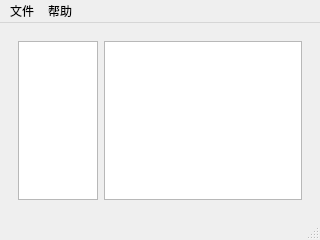
<?xml version="1.0" encoding="UTF-8"?>
<ui version="4.0">
 <class>MainWindow</class>
 <widget class="QMainWindow" name="MainWindow">
  <property name="geometry">
   <rect>
    <x>0</x>
    <y>0</y>
    <width>320</width>
    <height>240</height>
   </rect>
  </property>
  <property name="windowTitle">
   <string>MainWindow</string>
  </property>
  <widget class="QWidget" name="centralwidget">
   <layout class="QHBoxLayout" name="horizontalLayout_2">
    <item>
     <widget class="QStackedWidget" name="stackedWidget">
      <property name="currentIndex">
       <number>3</number>
      </property>
      <widget class="QWidget" name="pg_connect">
       <layout class="QHBoxLayout" name="horizontalLayout">
        <item>
         <spacer name="spacer_left">
          <property name="orientation">
           <enum>Qt::Horizontal</enum>
          </property>
          <property name="sizeHint" stdset="0">
           <size>
            <width>40</width>
            <height>20</height>
           </size>
          </property>
         </spacer>
        </item>
        <item>
         <layout class="QVBoxLayout" name="verticalLayout_2">
          <item>
           <widget class="QLabel" name="label_3">
            <property name="text">
             <string>点击下面按钮将弹出浏览器</string>
            </property>
            <property name="alignment">
             <set>Qt::AlignCenter</set>
            </property>
           </widget>
          </item>
          <item>
           <widget class="QPushButton" name="btn_connect">
            <property name="text">
             <string>连接豆瓣</string>
            </property>
           </widget>
          </item>
         </layout>
        </item>
        <item>
         <spacer name="spacer_right">
          <property name="orientation">
           <enum>Qt::Horizontal</enum>
          </property>
          <property name="sizeHint" stdset="0">
           <size>
            <width>40</width>
            <height>20</height>
           </size>
          </property>
         </spacer>
        </item>
       </layout>
      </widget>
      <widget class="QWidget" name="pg_authorize">
       <layout class="QHBoxLayout" name="horizontalLayout_3">
        <item>
         <spacer name="spacer_left_2">
          <property name="orientation">
           <enum>Qt::Horizontal</enum>
          </property>
          <property name="sizeHint" stdset="0">
           <size>
            <width>40</width>
            <height>20</height>
           </size>
          </property>
         </spacer>
        </item>
        <item>
         <widget class="QPushButton" name="btn_authorize">
          <property name="text">
           <string>完成验证</string>
          </property>
         </widget>
        </item>
        <item>
         <spacer name="spacer_right_2">
          <property name="orientation">
           <enum>Qt::Horizontal</enum>
          </property>
          <property name="sizeHint" stdset="0">
           <size>
            <width>95</width>
            <height>20</height>
           </size>
          </property>
         </spacer>
        </item>
       </layout>
      </widget>
      <widget class="QWidget" name="fail">
       <layout class="QHBoxLayout" name="horizontalLayout_4">
        <item>
         <spacer name="horizontalSpacer">
          <property name="orientation">
           <enum>Qt::Horizontal</enum>
          </property>
          <property name="sizeHint" stdset="0">
           <size>
            <width>40</width>
            <height>20</height>
           </size>
          </property>
         </spacer>
        </item>
        <item>
         <layout class="QVBoxLayout" name="verticalLayout">
          <item>
           <widget class="QLabel" name="label">
            <property name="text">
             <string>验证失败。在验证页面中，应当选择同意</string>
            </property>
           </widget>
          </item>
          <item>
           <widget class="QPushButton" name="btn_reconnect">
            <property name="text">
             <string>重新连接豆瓣</string>
            </property>
           </widget>
          </item>
         </layout>
        </item>
        <item>
         <spacer name="horizontalSpacer_2">
          <property name="orientation">
           <enum>Qt::Horizontal</enum>
          </property>
          <property name="sizeHint" stdset="0">
           <size>
            <width>40</width>
            <height>20</height>
           </size>
          </property>
         </spacer>
        </item>
       </layout>
      </widget>
      <widget class="QWidget" name="list">
       <layout class="QHBoxLayout" name="horizontalLayout_6">
        <item>
         <widget class="QListWidget" name="listWidget_2">
          <property name="sizePolicy">
           <sizepolicy hsizetype="Fixed" vsizetype="Expanding">
            <horstretch>0</horstretch>
            <verstretch>0</verstretch>
           </sizepolicy>
          </property>
          <property name="maximumSize">
           <size>
            <width>80</width>
            <height>16777215</height>
           </size>
          </property>
         </widget>
        </item>
        <item>
         <widget class="QListWidget" name="listWidget"/>
        </item>
       </layout>
      </widget>
      <widget class="QWidget" name="view"/>
     </widget>
    </item>
   </layout>
  </widget>
  <widget class="QMenuBar" name="menubar">
   <property name="geometry">
    <rect>
     <x>0</x>
     <y>0</y>
     <width>320</width>
     <height>23</height>
    </rect>
   </property>
   <widget class="QMenu" name="menu">
    <property name="title">
     <string>文件</string>
    </property>
    <addaction name="action"/>
    <addaction name="action_2"/>
   </widget>
   <widget class="QMenu" name="menu_2">
    <property name="title">
     <string>帮助</string>
    </property>
    <addaction name="action_3"/>
   </widget>
   <addaction name="menu"/>
   <addaction name="menu_2"/>
  </widget>
  <widget class="QStatusBar" name="statusbar"/>
  <action name="action">
   <property name="text">
    <string>连接豆瓣</string>
   </property>
  </action>
  <action name="action_2">
   <property name="text">
    <string>退出</string>
   </property>
  </action>
  <action name="action_3">
   <property name="text">
    <string>关于</string>
   </property>
  </action>
 </widget>
 <resources/>
 <connections/>
</ui>
